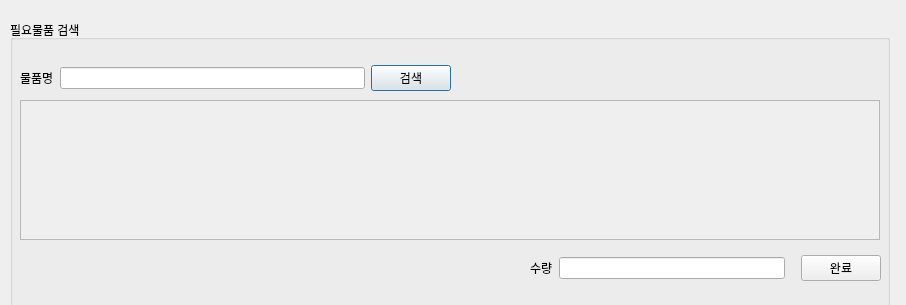
<?xml version="1.0" encoding="UTF-8"?>
<ui version="4.0">
 <class>Dialog</class>
 <widget class="QDialog" name="Dialog">
  <property name="geometry">
   <rect>
    <x>0</x>
    <y>0</y>
    <width>906</width>
    <height>305</height>
   </rect>
  </property>
  <property name="windowTitle">
   <string>Dialog</string>
  </property>
  <widget class="QGroupBox" name="groupBox">
   <property name="geometry">
    <rect>
     <x>10</x>
     <y>20</y>
     <width>880</width>
     <height>311</height>
    </rect>
   </property>
   <property name="title">
    <string>필요물품 검색</string>
   </property>
   <property name="flat">
    <bool>true</bool>
   </property>
   <widget class="QScrollArea" name="scrollArea_11">
    <property name="geometry">
     <rect>
      <x>10</x>
      <y>80</y>
      <width>860</width>
      <height>140</height>
     </rect>
    </property>
    <property name="widgetResizable">
     <bool>true</bool>
    </property>
    <widget class="QWidget" name="scrollAreaWidgetContents_11">
     <property name="geometry">
      <rect>
       <x>0</x>
       <y>0</y>
       <width>858</width>
       <height>138</height>
      </rect>
     </property>
     <widget class="QWidget" name="gridLayoutWidget_11">
      <property name="geometry">
       <rect>
        <x>0</x>
        <y>0</y>
        <width>861</width>
        <height>131</height>
       </rect>
      </property>
      <layout class="QGridLayout" name="gridLayout_11"/>
     </widget>
    </widget>
   </widget>
   <widget class="QWidget" name="horizontalLayoutWidget_11">
    <property name="geometry">
     <rect>
      <x>10</x>
      <y>40</y>
      <width>431</width>
      <height>36</height>
     </rect>
    </property>
    <layout class="QHBoxLayout" name="horizontalLayout_23">
     <item>
      <layout class="QVBoxLayout" name="verticalLayout_9">
       <item>
        <widget class="QLabel" name="label_8">
         <property name="enabled">
          <bool>true</bool>
         </property>
         <property name="text">
          <string>물품명</string>
         </property>
        </widget>
       </item>
      </layout>
     </item>
     <item>
      <layout class="QVBoxLayout" name="verticalLayout_8">
       <item>
        <widget class="QLineEdit" name="lineEdit_13"/>
       </item>
      </layout>
     </item>
     <item>
      <widget class="QPushButton" name="pushButton">
       <property name="sizePolicy">
        <sizepolicy hsizetype="Fixed" vsizetype="Fixed">
         <horstretch>0</horstretch>
         <verstretch>0</verstretch>
        </sizepolicy>
       </property>
       <property name="text">
        <string>검색</string>
       </property>
      </widget>
     </item>
    </layout>
   </widget>
   <widget class="QWidget" name="horizontalLayoutWidget">
    <property name="geometry">
     <rect>
      <x>520</x>
      <y>230</y>
      <width>351</width>
      <height>36</height>
     </rect>
    </property>
    <layout class="QHBoxLayout" name="horizontalLayout">
     <item>
      <layout class="QHBoxLayout" name="horizontalLayout_2">
       <property name="rightMargin">
        <number>10</number>
       </property>
       <item>
        <widget class="QLabel" name="label_21">
         <property name="enabled">
          <bool>true</bool>
         </property>
         <property name="autoFillBackground">
          <bool>false</bool>
         </property>
         <property name="text">
          <string>수량</string>
         </property>
        </widget>
       </item>
       <item>
        <widget class="QLineEdit" name="lineEdit_17"/>
       </item>
      </layout>
     </item>
     <item>
      <widget class="QPushButton" name="pushButton_2">
       <property name="text">
        <string>완료</string>
       </property>
      </widget>
     </item>
    </layout>
   </widget>
  </widget>
 </widget>
 <resources/>
 <connections/>
</ui>
